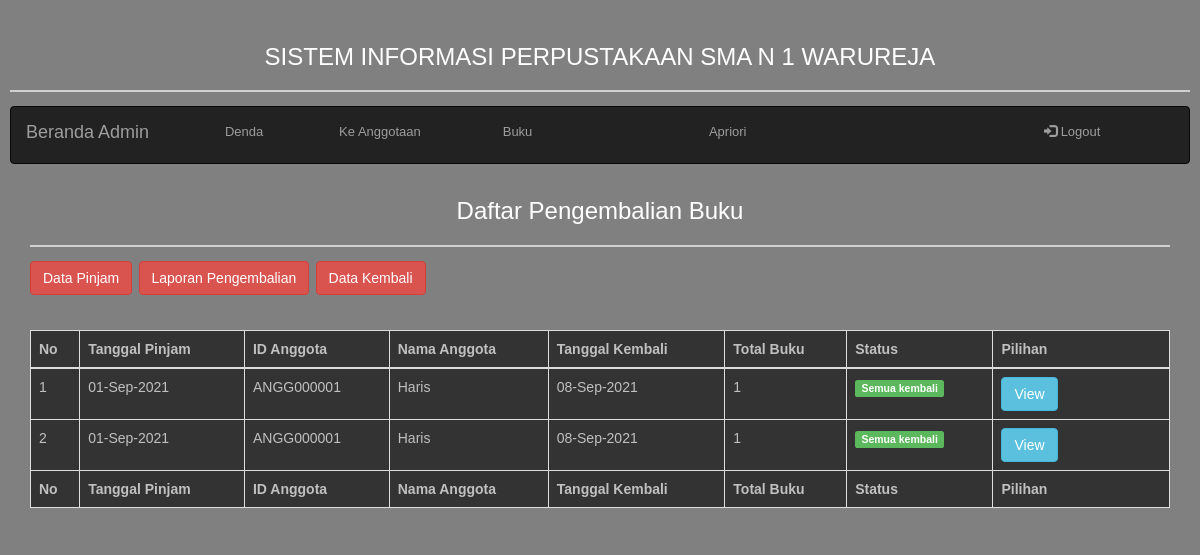
Page /index.php/beranda/data_pengembalian on the earlier database version.
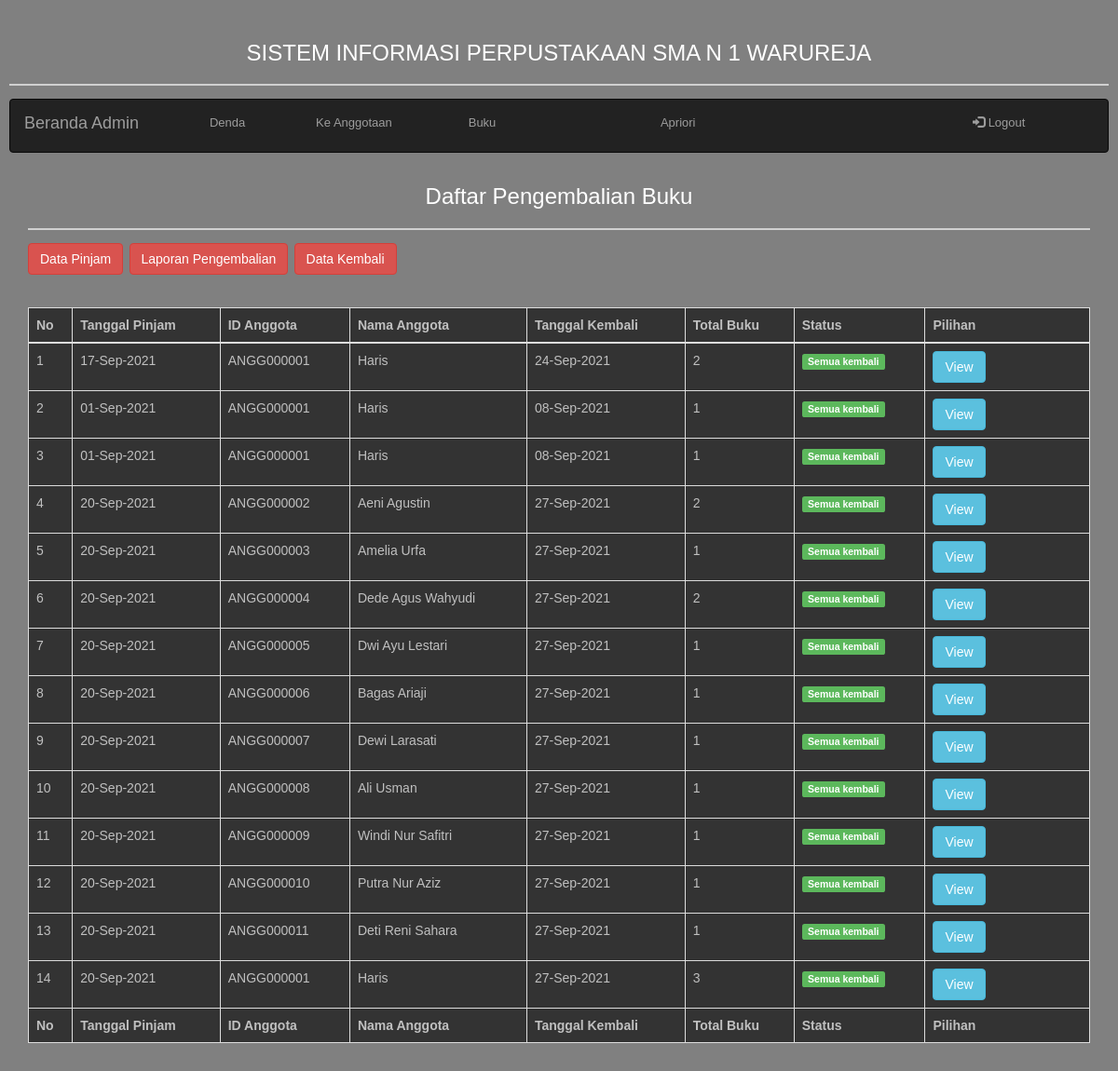
Same page on the later database version.
### tables this page shows
CREATE TABLE `tb_pinjam` (
  `id_pinjam` int(11) NOT NULL,
  `tgl_pinjam` date NOT NULL,
  `id_anggota` varchar(11) NOT NULL,
  `tgl_kembali` date NOT NULL,
  `total_buku` int(4) NOT NULL,
  `status` int(1) NOT NULL
);

CREATE TABLE `tb_anggota` (
  `id_anggota` varchar(11) NOT NULL,
  `image` varchar(255) NOT NULL DEFAULT 'default.png',
  `nama` varchar(100) NOT NULL,
  `id_kelas` int(2) NOT NULL,
  `id_agama` int(2) NOT NULL,
  `jenis_kelamin` enum('L','P') NOT NULL,
  `hp` varchar(15) NOT NULL,
  `alamat` text NOT NULL,
  `ket` text NOT NULL
);

### application/controllers/Beranda.php (called while the page is built, shortened)
<?php
class Beranda extends CI_Controller {
        public function data_pengembalian(){
			$data['data_pinjam'] = $this->Buku_model->getAllData("tb_pinjam");
			$data['data_buku'] = $this->Buku_model->getAllData("tb_buku");
			$data['anggota'] = $this->Buku_model->getAllData("tb_anggota");
			$data['model'] = $this->Buku_model;
			$this->load->view('data_kembali',$data);
			}
}

### index.php (called while the page is built, shortened)
<?php
require_once BASEPATH.'core/CodeIgniter.php';

### application/models/Buku_model.php (called while the page is built, shortened)
<?php if ( ! defined('BASEPATH')) exit('No direct script access allowed');
class Buku_model extends CI_Model
 {
	public function getAllData($table)
	{
		return $this->db->get($table);
	}
}

### application/views/data_kembali.php (the view, shortened to what the changed rows need)
?><!DOCTYPE html>
<html lang="en">
<head>
  <link rel="stylesheet" href="https://maxcdn.bootstrapcdn.com/bootstrap/3.4.1/css/bootstrap.min.css">
</head>
<body>
  <br>
<div class="container">
<div class="box box-solid box-primary">
  <br>
   <div class="box-body">
   <table id="table-buku" class="table table-bordered table-hover" cellspacing="0" width="100%">
     <thead>
            <tr>
                <th>No</th>
                <th>Tanggal Pinjam</th>
                <th>ID Anggota</th>
                <th>Nama Anggota</th>
                <th>Tanggal Kembali</th>
                <th>Total Buku</th>
                <th>Status</th>
                <th>Pilihan</th>
            </tr>
        </thead>
        <tfoot>
            <tr>
                <th>No</th>
                <th>Tanggal Pinjam</th>
                <th>ID Anggota</th>
                <th>Nama Anggota</th>
                <th>Tanggal Kembali</th>
                <th>Total Buku</th>
                <th>Status</th>
                <th>Pilihan</th>
            </tr>
        </tfoot>
        <tbody>
         <?php
  $no = 1;
    foreach($data_pinjam->result_array() as $op)
    {
      if ($op['status']==1) {
    ?>
            <tr>
                <td><?php echo $no++ ;?></td>
                <?php $oridate=$op['tgl_pinjam'];
                $date=date("d-M-Y",strtotime($oridate));?>
                <td><?php echo $date;?></td>
                <td><?php echo $op['id_anggota'];?></td>
                <td><?php $nama=$op['id_anggota'];
                    foreach ($anggota ->result_array()  as $op2) {
                      if($op2['id_anggota']==$nama){
                          echo $op2['nama'];
                      }
                    }?></td>
                 <?php $oridate2=$op['tgl_kembali'];
                $date2=date("d-M-Y",strtotime($oridate2));?>
                <td><?php echo $date2;?></td>
                <td><?php echo $op['total_buku'];?></td>
                <td><?php $status=$op['status'];
                if($status==1){
                          echo '<span class="label label-success">Semua kembali</span>';
                      }
                      else{
                        echo '<span class="label label-danger">Belum Kembali</span>';
                      }
                    ?></td>
                <td width="15.5%">
                <?php echo
                  '<div class="btn-group">
                    <a href="'.base_url().'index.php/Kembali/vw_dt_back/?id_pinjam='.$op['id_pinjam'].'" class="btn btn-info" role="button" data-toggle="tooltip" title="Detail Kembali">View</a>
                    </div>
                </td>
            </tr>';?>
<?php
    }
    }
  ?>
         </tbody>
    </table>
  </div>
</div>
</body>
</html>

Differences in the rows shown:
now on this page (row edited): tb_pinjam: tgl_pinjam "17-Sep-2021", id_anggota "ANGG000001", tgl_kembali "24-Sep-2021", total_buku "2", status "Semua kembali", tb_anggota (nama "Haris")
added tb_pinjam: tgl_pinjam "20-Sep-2021", id_anggota "ANGG000002", tgl_kembali "27-Sep-2021", total_buku "2", status "Semua kembali"
now on this page (row unchanged): tb_anggota: nama "Aeni Agustin", shown under "20-Sep-2021"
added tb_pinjam: tgl_pinjam "20-Sep-2021", id_anggota "ANGG000003", tgl_kembali "27-Sep-2021", total_buku "1", status "Semua kembali"
now on this page (row unchanged): tb_anggota: nama "Amelia Urfa", shown under "20-Sep-2021"
added tb_pinjam: tgl_pinjam "20-Sep-2021", id_anggota "ANGG000004", tgl_kembali "27-Sep-2021", total_buku "2", status "Semua kembali"
now on this page (row unchanged): tb_anggota: nama "Dede Agus Wahyudi", shown under "20-Sep-2021"
added tb_pinjam: tgl_pinjam "20-Sep-2021", id_anggota "ANGG000005", tgl_kembali "27-Sep-2021", total_buku "1", status "Semua kembali"
now on this page (row unchanged): tb_anggota: nama "Dwi Ayu Lestari", shown under "20-Sep-2021"
added tb_pinjam: tgl_pinjam "20-Sep-2021", id_anggota "ANGG000006", tgl_kembali "27-Sep-2021", total_buku "1", status "Semua kembali"
added tb_anggota: nama "Bagas Ariaji", shown under "20-Sep-2021"
added tb_pinjam: tgl_pinjam "20-Sep-2021", id_anggota "ANGG000007", tgl_kembali "27-Sep-2021", total_buku "1", status "Semua kembali"
added tb_anggota: nama "Dewi Larasati", shown under "20-Sep-2021"
added tb_pinjam: tgl_pinjam "20-Sep-2021", id_anggota "ANGG000008", tgl_kembali "27-Sep-2021", total_buku "1", status "Semua kembali"
added tb_anggota: nama "Ali Usman", shown under "20-Sep-2021"
added tb_pinjam: tgl_pinjam "20-Sep-2021", id_anggota "ANGG000009", tgl_kembali "27-Sep-2021", total_buku "1", status "Semua kembali"
added tb_anggota: nama "Windi Nur Safitri", shown under "20-Sep-2021"
added tb_pinjam: tgl_pinjam "20-Sep-2021", id_anggota "ANGG000010", tgl_kembali "27-Sep-2021", total_buku "1", status "Semua kembali"
added tb_anggota: nama "Putra Nur Aziz", shown under "20-Sep-2021"
added tb_pinjam: tgl_pinjam "20-Sep-2021", id_anggota "ANGG000011", tgl_kembali "27-Sep-2021", total_buku "1", status "Semua kembali"
added tb_anggota: nama "Deti Reni Sahara", shown under "20-Sep-2021"
added tb_pinjam: tgl_pinjam "20-Sep-2021", id_anggota "ANGG000001", tgl_kembali "27-Sep-2021", total_buku "3", status "Semua kembali", tb_anggota (nama "Haris")
